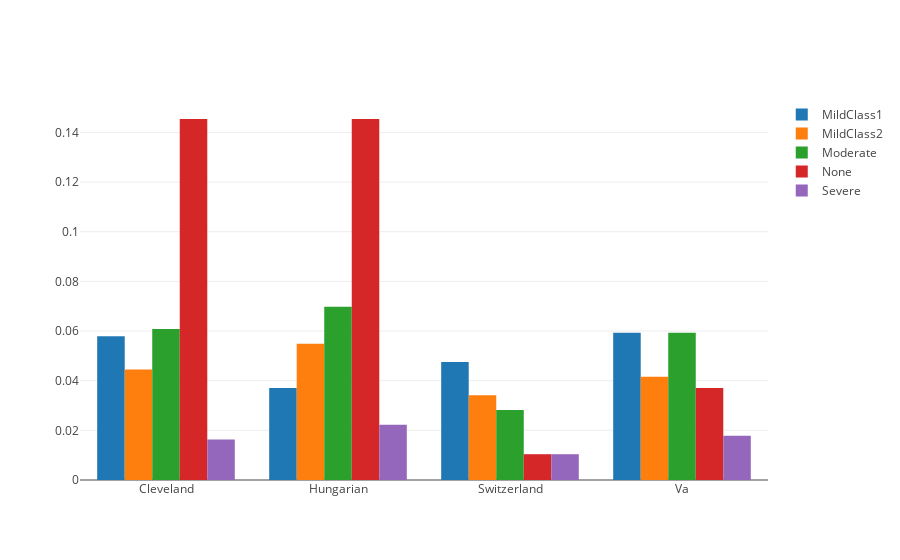

Notebook cell for this chart:
### Code cell
trace1 = go.Bar(x = temp.Location[temp.Severity=='MildClass1'],
               y = temp.Count[temp.Severity=='MildClass1']/temp.Count.sum(),
               name = 'MildClass1')
trace2 = go.Bar(x = temp.Location[temp.Severity=='MildClass2'],
               y = temp.Count[temp.Severity=='MildClass2']/temp.Count.sum(),
               name = 'MildClass2')
trace3 = go.Bar(x = temp.Location[temp.Severity=='Moderate'],
               y = temp.Count[temp.Severity=='Moderate']/temp.Count.sum(),
               name = 'Moderate')
trace4 = go.Bar(x = temp.Location[temp.Severity=='None'],
               y = temp.Count[temp.Severity=='None']/temp.Count.sum(),
               name = 'None')
trace5 = go.Bar(x = temp.Location[temp.Severity=='Severe'],
               y = temp.Count[temp.Severity=='Severe']/temp.Count.sum(),
               name = 'Severe')
data = [trace1,trace2,trace3,trace4,trace5]
layout = go.Layout(width = 800,
                  height = 600,title = 'Location and Severity')
fig = go.Figure(data=data)
iplot(fig)

### Figure 1 — Plotly figure (JSON) as saved in the notebook; plotly's stock layout.template omitted (floating-point values rounded to 4 significant figures)
{"data": [{"name": "MildClass1", "type": "bar", "uid": "ffd8b51c-9efe-4f4d-8824-84696b4336c6", "x": ["Cleveland", "Hungarian", "Switzerland", "Va"], "y": [0.05786, 0.03709, 0.04748, 0.05935]}, {"name": "MildClass2", "type": "bar", "uid": "ab969398-9578-44ea-803c-5efdf2e62a07", "x": ["Cleveland", "Hungarian", "Switzerland", "Va"], "y": [0.04451, 0.0549, 0.03412, 0.04154]}, {"name": "Moderate", "type": "bar", "uid": "c89d2257-0df4-42c7-849d-5ef0c382d4df", "x": ["Cleveland", "Hungarian", "Switzerland", "Va"], "y": [0.06083, 0.06973, 0.02819, 0.05935]}, {"name": "None", "type": "bar", "uid": "e2a595fe-577a-4761-ad85-0a0d12a309a4", "x": ["Cleveland", "Hungarian", "Switzerland", "Va"], "y": [0.1454, 0.1454, 0.01039, 0.03709]}, {"name": "Severe", "type": "bar", "uid": "e5276b10-9ca9-428a-9607-1206386c87c0", "x": ["Cleveland", "Hungarian", "Switzerland", "Va"], "y": [0.01632, 0.02226, 0.01039, 0.0178]}], "layout": {}}
